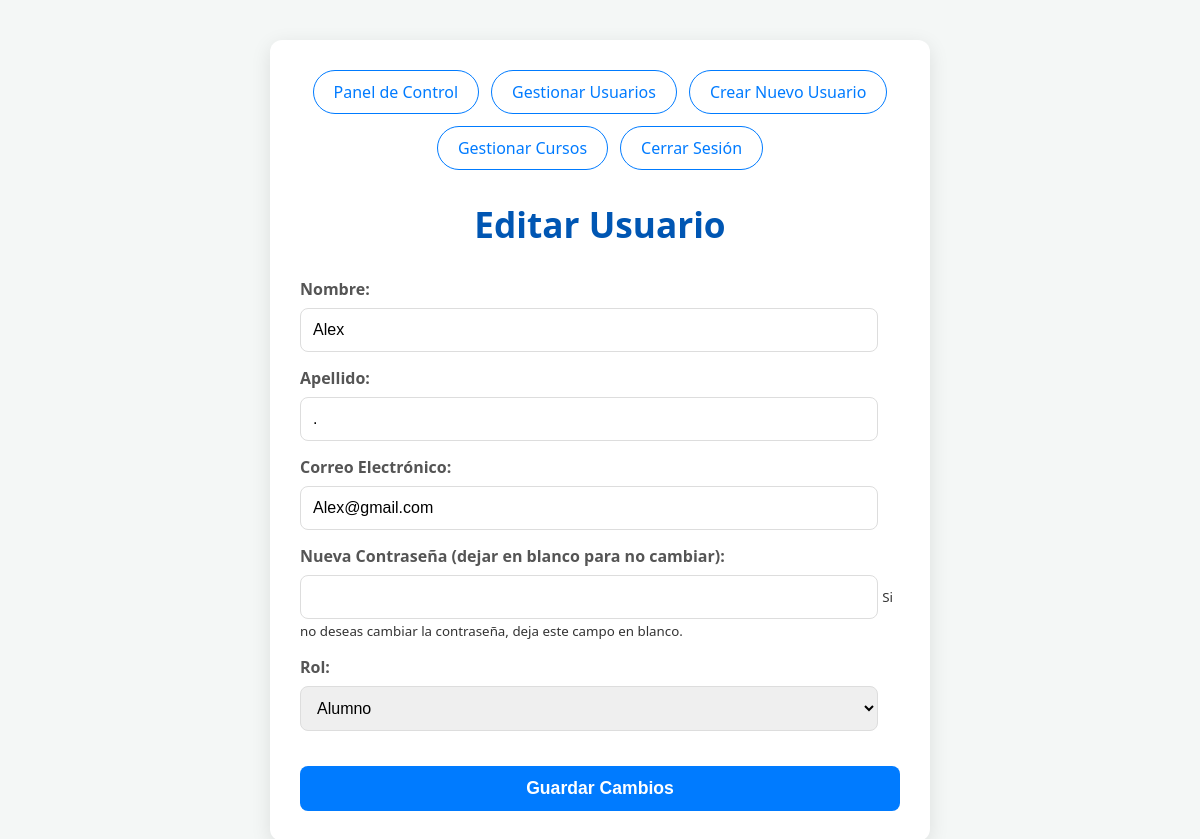
/paginas/usuarios/editar_alumno.php?id=7 (signed in), run on the app's committed database.
### tables this page shows
CREATE TABLE `usuarios` (
  `id_usuario` int(11) NOT NULL,
  `nombre` varchar(100) NOT NULL,
  `apellido` varchar(100) NOT NULL,
  `rol_usuario` varchar(50) NOT NULL DEFAULT 'alumno',
  `email` varchar(255) NOT NULL,
  `password_hash` varchar(255) NOT NULL,
  `google_id` varchar(255) DEFAULT NULL,
  `fecha_nacimiento` date DEFAULT NULL,
  `genero` enum('masculino','femenino','otro') DEFAULT NULL,
  `telefono` varchar(20) DEFAULT NULL,
  `direccion` text DEFAULT NULL,
  `avatar` varchar(255) DEFAULT NULL,
  `rol` enum('admin','profesor','alumno','padre') NOT NULL,
  `fecha_registro` datetime DEFAULT current_timestamp(),
  `ultimo_acceso` datetime DEFAULT NULL,
  `estado` enum('activo','inactivo','suspendido') DEFAULT 'activo',
  `token_recuperacion` varchar(255) DEFAULT NULL,
  `expiracion_token` datetime DEFAULT NULL,
  `password` varchar(255) NOT NULL
);

### paginas/usuarios/editar_alumno.php (the view, shortened to what this page needs)
<?php
include_once '../../includes/db.php';
$id_usuario_a_editar = $_GET['id'] ?? null;
$usuario_existente = null;
if (!$id_usuario_a_editar || !is_numeric($id_usuario_a_editar)) {
    $mensaje_error = "ID de usuario no válido o no proporcionado para edición.";
} else {
    $id_usuario_a_editar = (int)$id_usuario_a_editar;
    $stmt_usuario = $conexion->prepare("SELECT id_usuario, nombre, apellido, email, rol FROM usuarios WHERE id_usuario = ?");
    if ($stmt_usuario) {
        $stmt_usuario->bind_param("i", $id_usuario_a_editar);
        $stmt_usuario->execute();
        $resultado_usuario = $stmt_usuario->get_result();
        if ($resultado_usuario->num_rows > 0) {
            $usuario_existente = $resultado_usuario->fetch_assoc();
        } else {
            $mensaje_error = "No se encontró un usuario con el ID: " . htmlspecialchars($id_usuario_a_editar) . ".";
        }
    } else {
        $mensaje_error = "Error al preparar la consulta para obtener usuario: " . $conexion->error;
    }
}
?>
<!DOCTYPE html>
<html lang="es">
<head>
</head>
<body>
    <div class="container">
        <div class="navegacion">
            <a href="<?php echo RUTA_BASE; ?>dashboard.php">Panel de Control</a>
            <a href="<?php echo RUTA_BASE; ?>paginas/usuarios/listar_alumnos.php">Gestionar Usuarios</a>
            <a href="<?php echo RUTA_BASE; ?>paginas/usuarios/crear_usuario.php">Crear Nuevo Usuario</a>
            <a href="<?php echo RUTA_BASE; ?>paginas/cursos/listar_cursos.php">Gestionar Cursos</a>
            <a href="<?php echo RUTA_BASE; ?>cerrar_sesion.php">Cerrar Sesión</a>
        </div>
        <h1>Editar Usuario</h1>
        <?php if ($usuario_existente):  ?>
            <form action="" method="POST">
                <div class="form-group">
                    <label for="nombre">Nombre:</label>
                    <input type="text" id="nombre" name="nombre" value="<?php echo htmlspecialchars($usuario_existente['nombre']); ?>" required>
                </div>
                <div class="form-group">
                    <label for="apellido">Apellido:</label>
                    <input type="text" id="apellido" name="apellido" value="<?php echo htmlspecialchars($usuario_existente['apellido']); ?>" required>
                </div>
                <div class="form-group">
                    <label for="email">Correo Electrónico:</label>
                    <input type="email" id="email" name="email" value="<?php echo htmlspecialchars($usuario_existente['email']); ?>" required>
                </div>
                <div class="form-group">
                    <label for="password_nueva">Nueva Contraseña (dejar en blanco para no cambiar):</label>
                    <input type="password" id="password_nueva" name="password_nueva">
                    <small>Si no deseas cambiar la contraseña, deja este campo en blanco.</small>
                </div>
                <div class="form-group">
                    <label for="rol">Rol:</label>
                    <select id="rol" name="rol" required>
                        <option value="alumno" <?php echo ($usuario_existente['rol'] == 'alumno') ? 'selected' : ''; ?>>Alumno</option>
                    </select>
                </div>
                <button type="submit" class="btn-submit">Guardar Cambios</button>
            </form>
        <?php else: ?>
            <p class="mensaje-error">No se pudo cargar la información del usuario para edición. Por favor, verifica el ID.</p>
        <?php endif; ?>
    </div>
</body>
</html>

### paginas/usuarios/editar_alumno.php (style rules this page uses)
body { font-family: 'Segoe UI', Tahoma, Geneva, Verdana, sans-serif; margin: 0; padding: 20px; background-color: #f4f7f6; color: #333; }
.container { max-width: 600px; margin: 20px auto; padding: 30px; background-color: #ffffff; border-radius: 12px; box-shadow: 0 5px 20px rgba(0,0,0,0.1); }
h1 { text-align: center; color: #0056b3; margin-bottom: 30px; font-size: 2.2em; font-weight: 600; }
.navegacion { margin-bottom: 30px; text-align: center; display: flex; justify-content: center; flex-wrap: wrap; gap: 12px; }
.navegacion a { text-decoration: none; color: #007bff; padding: 10px 20px; border: 1px solid #007bff; border-radius: 25px; transition: background-color 0.3s ease, color 0.3s ease, transform 0.2s ease; font-weight: 500; white-space: nowrap; }
.form-group { margin-bottom: 15px; }
.form-group label { display: block; margin-bottom: 8px; font-weight: bold; color: #555; }
.form-group input[type="text"], .form-group input[type="email"], .form-group input[type="password"], .form-group select { width: calc(100% - 22px); padding: 12px; border: 1px solid #ddd; border-radius: 8px; box-sizing: border-box; font-size: 1em; transition: border-color 0.3s ease; }
.btn-submit { background-color: #007bff; color: white; padding: 12px 25px; border: none; border-radius: 8px; cursor: pointer; font-size: 1.1em; font-weight: 600; transition: background-color 0.3s ease, transform 0.2s ease; width: 100%; margin-top: 20px; }

### data on the page
usuarios: nombre "Alex", apellido ".", email "Alex@gmail.com", rol "Alumno"
